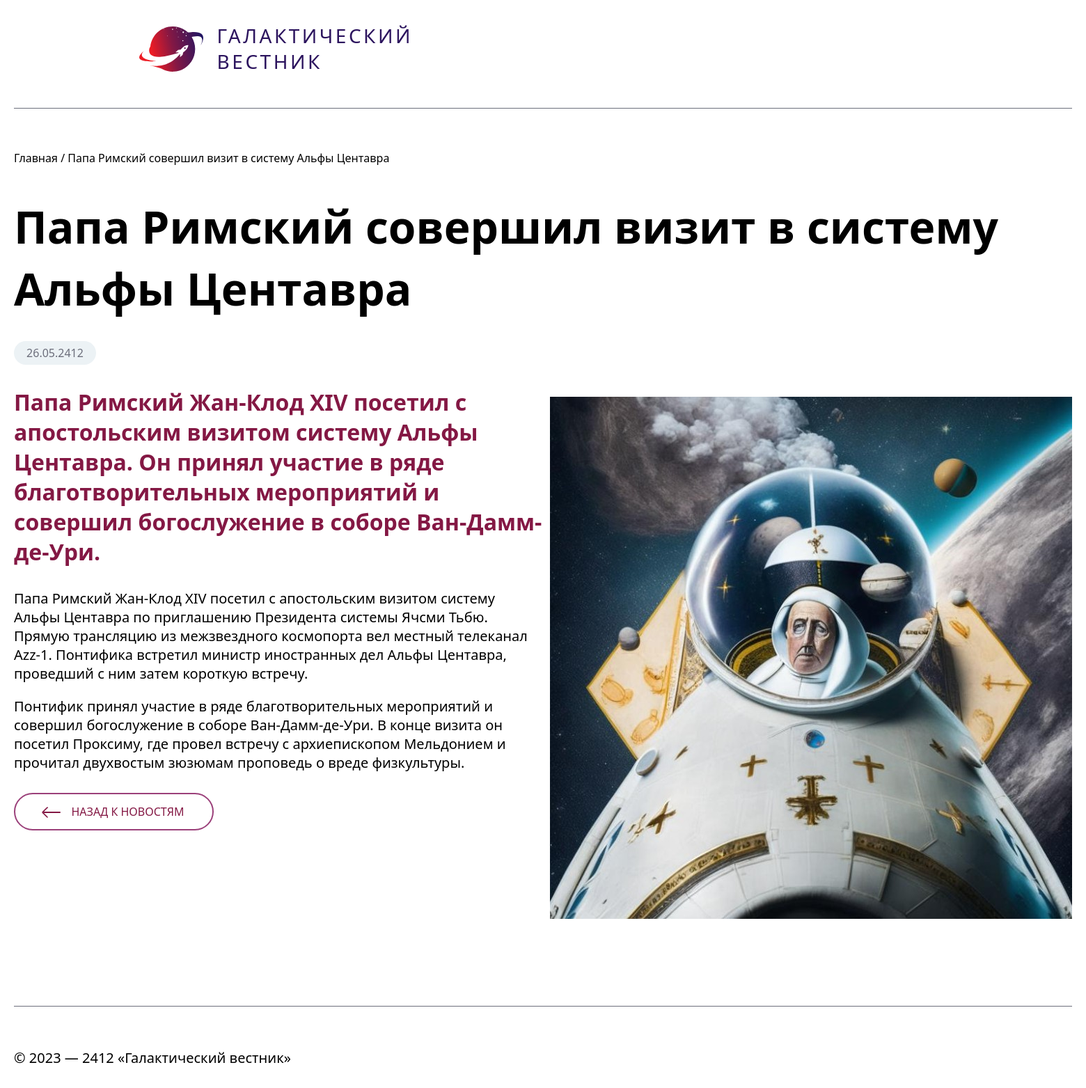
The page /index.php?search=1 on the database its author committed.
### tables this page shows
CREATE TABLE `news` (
  `id` int(11) unsigned NOT NULL AUTO_INCREMENT,
  `date` datetime NULL DEFAULT NULL,
  `title` varchar(250) NOT NULL DEFAULT '',
  `announce` text NULL DEFAULT NULL,
  `content` text NULL DEFAULT NULL,
  `image` varchar(250) NOT NULL DEFAULT '',
  PRIMARY KEY (`id`),
  KEY `id` (`id`),

  KEY `idx_news_date` (`date`));

### app/Controllers/ControllerNews.php (called while the page is built, shortened)
<?php
class ControllerNews
{
    public static function pageDetail($newsId)
    {
        $data = \app\Models\ModelNews::getItem(filter_var($newsId, FILTER_SANITIZE_NUMBER_INT));
        $date = date_format(date_create($data["date"]), "d.m.Y");
        $title = $data["title"];
        $announce = $data["announce"];
        $image = $data["image"];
        $content = $data["content"];
        require dirname(dirname(__DIR__)) .'/Templates/template_detail.php';
    }
}

### app/config.php (called while the page is built)
<?php
$host = "localhost";
$user = "root";
$pass = "root";
$db   = "workspace__test";

### app/DB.php (called while the page is built, shortened)
<?php
class DB
{
    private static $conn = null;
    public static function connect()
    {
        if (self::$conn === null) {
            require_once dirname(__DIR__) .'/app/config.php';
            self::$conn = new \mysqli($host,$user,$pass,$db);
            return self::$conn;
        }
        return self::$conn;
    }
}

### app/Models/ModelNews.php (called while the page is built, shortened)
<?php
class ModelNews
{
    public static function getItem($id)
    {
        $sql = mysqli_query(\app\DB::connect(), "SELECT `id`, `date`, `title`, `announce`, `image`, `content` FROM `news` WHERE `id` = $id");
        $items = mysqli_fetch_array($sql);
        return $items;
    }
}

### Templates/template_detail.php (the view, shortened to what this page needs)
<!DOCTYPE html>
<html lang="ru">
<head>
    <link rel="stylesheet" href="css/style.css">
</head>
<body class="page__body">
    <header class="page-header">
        <div class="page-header__logo">
            <a class="page-header__link" href="index.php">
                <img src="img/logo.svg" width="93" height="66" alt="Логотип">
                <p class="logo-text">Галактический<br>вестник</p>
            </a>
        </div>
    </header>
    <main class="page-main">
        <div class="news">
            <div class="news-wrapper">
                <div class="breadcrumbs">
                    <div class="breadcrumbs__wrapper">
                        <a href="index.php" class"breadcrumbs__item">Главная / </a>
                        <a href="#" class"breadcrumbs__item breadcrumbs__item--current"><?= $title ?></a>
                    </div>
                </div>
            <div>
            <h1 class="news__title"><?= $title ?></h1>
        </div>
        <div class="news__container">
            <div class="news__item">
                <div class="news__date"><?= $date ?></div>
                <h2 class="news__announce"><?= $announce ?></h2>
                <div class="news__text"><?= $content ?></div>
                <a href="index.php" class="news__link">
                    <div class="news__link--block">
                        <p class="news__link--text">Назад к новостям</p>
                    </div>
                </a>
            </div>
            <div class="news__image">
                <img src="../../task/images/<?= $image ?>" alt="Картинка статьи">
            </div>
        </div>
    </main>
        <footer class="page-footer">
            <div class="page-footer__content">© 2023 — 2412 «Галактический вестник»</div>
        </footer>
</body>
</html>

### css/style.css (style rules this page uses)
.page__body { display: flex; flex-direction: column; align-items: center; margin: 0; padding: 0; font-family: 'Segoe UI', Tahoma, Geneva, Verdana, sans-serif; }
.page-header { width: 1920px; height: 140px; }
.page-main { width: 1920px; }
.page-footer { display: flex; flex-direction: row; align-items: center; width: 1920px; }
.page-header { height: 155px; }
.page-header__logo { margin: 33px 0 33px 180px; }
.page-header__link { display: flex; flex-direction: row; align-items: center; justify-content: space-between; width: 390px; height: 74px; cursor: pointer; }
.logo-text { font-size: 28px; font-weight: 400; line-height: 1.32em; letter-spacing: 0.125em; text-transform: uppercase; color: #2C145E; margin-left: 20px; }
a { text-decoration: none; }
.page-header { border-bottom: 1px solid #6C6E7B; }
.news { margin: 0; padding: 0; }
.news h1 { font-size: 64px; font-weight: 600; line-height: 1.4em; }
.news h2 { font-size: 32px; }
.page-footer { width: 1520px; font-size: 20px; border-top: 1px solid #6C6E7B; }
.page-footer .page-footer__content { margin-top: 60px; margin-bottom: 30px; }
.breadcrumbs { display: flex; flex-direction: row; margin-top: 60px; margin-bottom: 40px; }
.breadcrumbs a { color: black; font-size: 16px; }
.news-wrapper { width: 1520px; margin-left: auto; margin-right: auto; margin-bottom: 120px; }
.news__item { padding-right: 10px; }
.news__container { display: flex; margin: 0; padding: 0; width: 1520px; min-height: 570px; }
.news__announce { font-size: 32px; margin-bottom: 30px; grid-column: 1 / 2; color: #841844; }
.news__text { font-size: 20px; margin-bottom: 30px; }
.news__image { min-height: 570px; margin-top: 80px; }
.news__date { display: flex; align-items: center; justify-content: center; width: 118px; height: 34px; background-color: #ECF2F5; border-radius: 20px; margin-bottom: 30px; color: #6C6E7B; }
.news__link--block { display: flex; align-items: center; justify-content: center; position: relative; width: 283px; height: 50px; border: 2px solid #9B407A; border-radius: 50px; background-color: #FFFFFF; color: #841844; font-size: 16px; text-transform: uppercase; }
.news__link--block .news__link--text { padding-left: 40px; }
.news__title { font-size: 64px; font-weight: 600; line-height: 1.4em; margin-bottom: 30px; }
@media (max-width: 1920px) { .page-header, .page-main, .page-footer { width: 1900px; } }
@media (min-width: 1520px) and (max-width: 1920px) { .page-header, .page-main, .page-footer { width: 1520px; } }

### rows shown on the page
news: title "Папа Римский совершил визит в систему Альфы Центавра", date "26.05.2412", announce "Папа Римский Жан-Клод XIV посетил с апостольским визитом систему Альфы Центавра. Он принял участие в ряде благотворительных мероприятий и совершил богослужение в соборе Ван-Дамм-де-Ури.", content "Папа Римский Жан-Клод XIV посетил с апостольским визитом систему Альфы Центавра по приглашению Президента системы Ячсми Тьбю. Прямую трансляцию из межзвездного космопорта вел местный телеканал Azz-1. Понтифика встретил министр иностранных дел Альфы Центавра, проведший с ним затем короткую встречу. Понтифик принял участие в ряде благотворительных мероприятий и совершил богослужение в соборе Ван-Дамм-де-Ури. В конце визита он посетил Проксиму, где провел встречу с архиепископом Мельдонием и прочитал двухвостым зюзюмам проповедь о вреде физкультуры.", image (picture)
